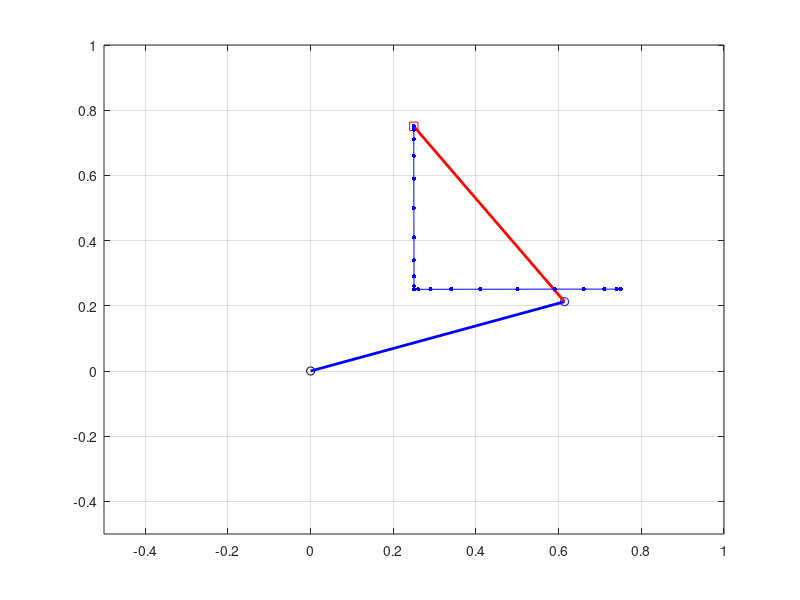
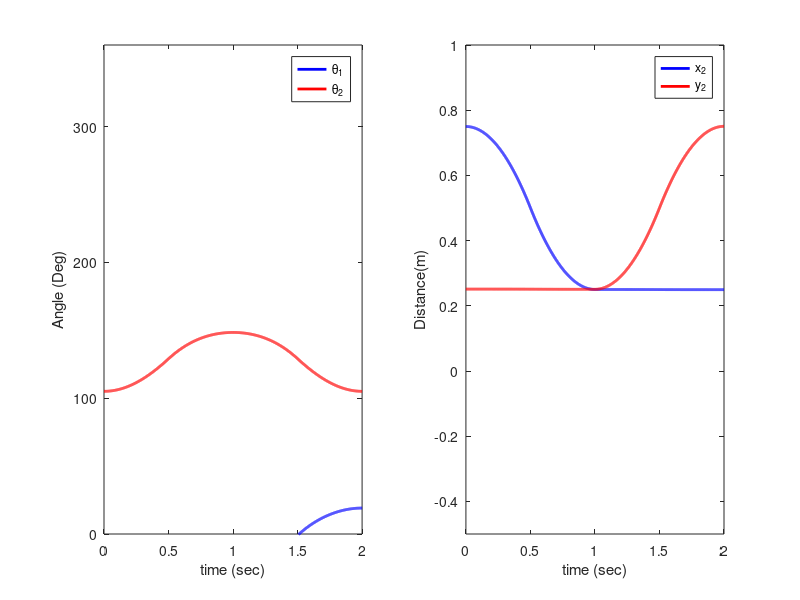
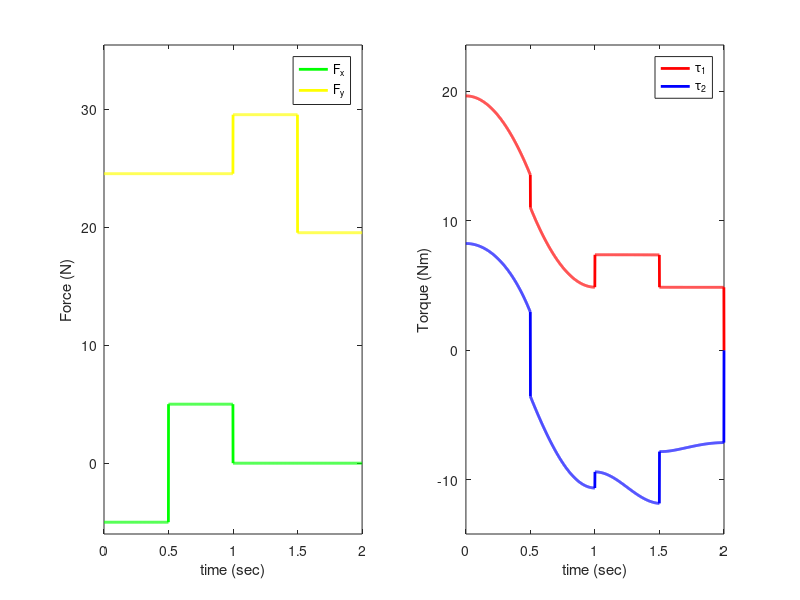

The MATLAB script that drew these images, in order:
close all; clear; clc;

%% Forward Kinematics
Tfinal = 2;    % Time range (sec)
T = 0.001;      % Sampling period (sec)
t = 0:T:Tfinal; % Time
N = length(t);   % Number of data

L1 = 0.65; % Length of pendulum
L2 = 0.65;
r = 0.2;

P = zeros(N,2); % EE position
P_dot = zeros(N,2); % EE velocity
theta = zeros(N,2); % Angle
dtheta = zeros(N,2); % Angle
ddtheta = zeros(N,2); % Angle
F = zeros(N,2); % Force on EE
m1 = 0;    % Mass of end points
m2 = 2.5;
g = 9.81;

%% EE trajection
% 
% for k = 1:N
%    th(k) = 2*pi*(k-1)/N; % 0~2*pi
%    P(k,:) = [0.5 + th(k)/15*cos(th(k))
%              0.25 + th(k)/15*sin(th(k))];
% end
% 
% for k = 1:N-1
%    P_dot(k+1,:) = (P(k+1,:) - P(k,:))/T; %% EE derivative
% end
% 
% theta(1,:) = [330, 75.8864, 88.9287] * pi/180;

% for k = 1:N
%     if k < N*(1/4)
%         xr(k) = 0.75;
%         yr(k) = (0.85-0.25)/(N/4)*(k)+0.25;
%     elseif k < N*(2/4)
%         xr(k) = (0.25-0.75)/(N/4)*(k-N*(1/4))+0.75;
%         yr(k) = (0.75-0.85)/(N/4)*(k-N*(1/4))+0.85;
%     elseif k < N*(3/4)
%         xr(k) = 0.25;
%         yr(k) = (0.5-0.75)/(N/4)*(k-N*(2/4))+0.75;
%     elseif k <= N*(4/4)
%         xr(k) = (0.75-0.25)/(N/4)*(k-N*(3/4))+0.25;
%         yr(k) = (0.25-0.5)/(N/4)*(k-N*(3/4))+0.5;
%     end
%     P(k,:) = [xr(k)
%               yr(k)];
% end
% for k = 1:N-1
%    P_dot(k+1,:) = (P(k+1,:) - P(k,:))/T; %% EE derivative
% end

theta(1,:) = [-34.0071, 105.049] * pi/180;

%% Force Generation
for k = 1:N
    if k < N*(1/4)
        F(k,1) = -5;    % Force applied on EE
        F(k,2) = 2.5*g; % Gravity Compensation
    elseif k < N*(2/4)
        F(k,1) = 5;
        F(k,2) = 2.5*g;
    elseif k < N*(3/4)
        F(k,1) = 0;
        F(k,2) = 2.5*g + 5;
    elseif k <= N*(4/4)
        F(k,1) = 0;
        F(k,2) = 2.5*g - 5;
    end
end

%% Jacobian Calculation & Forward Dynamics

J = zeros(N, 4);
Jacobian = zeros(3,3);
tau = zeros(N,2);

for k = 1:N-1
    J(k,1) = - L1*sin(theta(k,1)) - L2*sin(theta(k,1) + theta(k,2));
    J(k,2) = - L2*sin(theta(k,1) + theta(k,2));
    J(k,3) = L1*cos(theta(k,1)) + L2*cos(theta(k,1) + theta(k,2));
    J(k,4) = L2*cos(theta(k,1) + theta(k,2));
    
    Jacobian = [J(k,1) J(k,2);
                J(k,3) J(k,4)];
    
    tau(k,:) = (Jacobian')*F(k,:)';
    
    M = [m2*L2^2 + (m1+m2)*L1^2 + 2*m2*L1*L2*cos(theta(k,2)) , m2*L2^2 + m2*L1*L2*cos(theta(k,2));
        m2*L2^2 + m2*L1*L2*cos(theta(k,2))                  , m2*L2^2];
    V = [-m2*L1*L2*sin(theta(k,2))*dtheta(k,2)^2 - 2*m2*L1*L2*sin(theta(k,2))*dtheta(k,1)*dtheta(k,2),
        m2*L1*L2*sin(theta(k,2))*dtheta(k,1)*dtheta(k,1)];
    G = [m2*L2*g*cos(theta(k,1)+theta(k,2)) + (m1 + m2)*L1*g*cos(theta(k,1))
        m2*L2*g*cos(theta(k,1)+theta(k,2))];
    
    ddtheta(k,:) = inv(M)*(tau(k,:)' - V - G);
    dtheta(k+1,:) = dtheta(k,:) + ddtheta(k,:)*T;
    theta(k+1,:) = theta(k,:) + dtheta(k,:)*T;
end

%% Forward Kinematics

x = zeros(N,3); y = zeros(N,3);
for k = 1:N
   x(k,1) = 0; % Joint 0
   y(k,1) = 0; % Joint 0
   x(k,2) = L1*cos(theta(k,1)); % Joint 1
   y(k,2) = L1*sin(theta(k,1)); % Joint 1
   x(k,3) = L1*cos(theta(k,1)) + L2*cos(theta(k,1) + theta(k,2)); % Joint 2
   y(k,3) = L1*sin(theta(k,1)) + L2*sin(theta(k,1) + theta(k,2)); % Joint 2
end

%% Simulation

figure('color', 'w');
for k = 1:10:N
    plot(P(:,1),P(:,2),'y', 'linewidth',4); hold on; % Predefined trajectory
    plot(x(k,1),y(k,1),'ko'); hold on; % Joint 0
    plot(x(k,2),y(k,2),'bo'); hold on; % Joint 1
    plot(x(k,3),y(k,3),'rs'); hold on; % Joint 2
    plot([x(k,1) x(k,2)], [y(k,1) y(k,2)], 'b', 'linewidth', 2); hold on;
    plot([x(k,2) x(k,3)], [y(k,2) y(k,3)], 'r', 'linewidth', 2); hold on;
    plot(x(1:100:k,3), y(1:100:k,3), 'b', 'marker', '.', 'markersize', 10); % End effector trajectory
    axis([-0.5 1 -0.5 1]);
    grid on;
    drawnow;
    hold off;
end
%% Graph

figure('color', 'w');
subplot(121)
plot(t, theta(:,1)*180/pi, 'b', 'linewidth', 2); hold on;
plot(t, theta(:,2)*180/pi, 'r', 'linewidth', 2); hold on;
legend('\theta_1','\theta_2');
ylabel('Angle (Deg)'); xlabel('time (sec)');
axis([0 2 0 360]);

subplot(122);
plot(t,x(:,3), 'b', 'linewidth', 2); hold on;
plot(t,y(:,3), 'r', 'linewidth', 2); hold on;
legend('x_2', 'y_2');
ylabel('Distance(m)'); xlabel('time (sec)');
axis([0 2 -0.5 1]);

figure('color', 'w');
subplot(121)
plot(t, F(:,1), 'g', 'linewidth', 2); hold on;
plot(t, F(:,2), 'y', 'linewidth', 2); hold on;
legend('F_x','F_y');
ylabel('Force (N)'); xlabel('time (sec)');
low = min(F)*1.2;
low = min(low(1),low(2));
high = max(F)*1.2;
high = max(high(1),high(2));
axis([0 2 low(1) high(1)]);

subplot(122);
plot(t, tau(:,1), 'r', 'linewidth', 2); hold on;
plot(t, tau(:,2), 'b', 'linewidth', 2); hold on;
legend('\tau_1','\tau_2');
ylabel('Torque (Nm)'); xlabel('time (sec)');
low = min(tau)*1.2;
low = min(low(1),low(2));
high = max(tau)*1.2;
high = max(high(1),high(2));
axis([0 2 low high]);